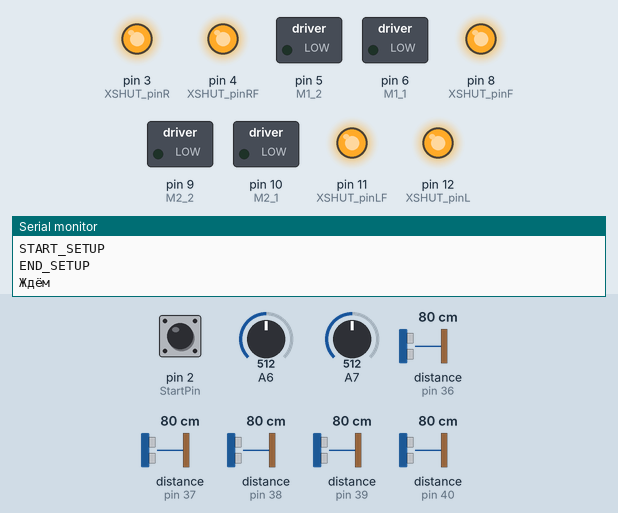
Bench run of a sketch on a simulated Arduino Nano, built with avr-gcc and run on an emulated ATmega328P. Parts: switched loads named in the sketch (green lamp = pin HIGH), output pins drawn as LEDs (lit = HIGH), the last lines printed to the serial monitor. Dashed ring = blinking. The test bench sets the inputs (shaded band); at power-on: pin 2 (StartPin) LOW, A6 = 512, A7 = 512, distance to the obstacle (sensors on pin 36, pin 37, pin 38, pin 39, pin 40) 80 cm.

Above: at 3.3 s.
3.4 s: pin 2 (StartPin) pulled HIGH for 1 s
At 6.1 s:
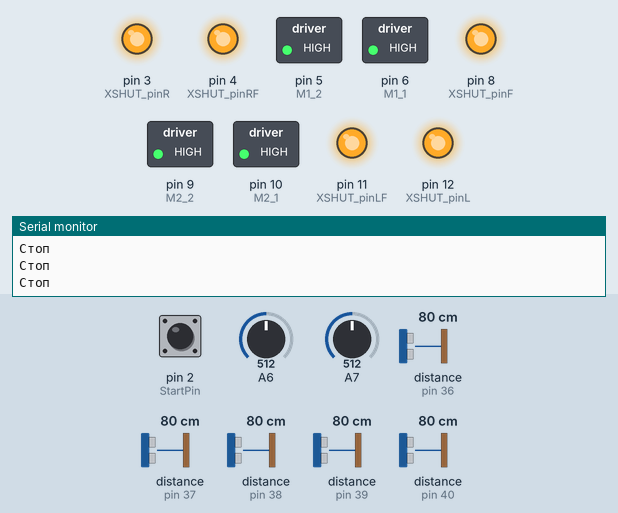
6.4 s: pin 2 (StartPin) pulled HIGH for 3.2 s
At 6.9 s:
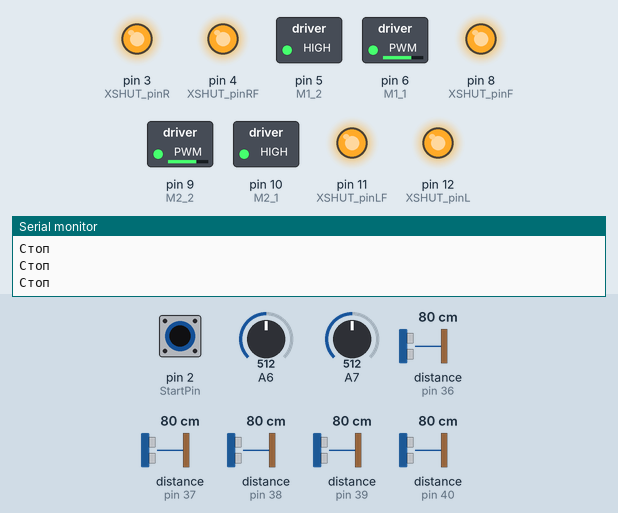
11.1 s: pin 2 (StartPin) pulsed HIGH 2 times (0.12 s each, 0.3 s apart)
At 11.96 s:
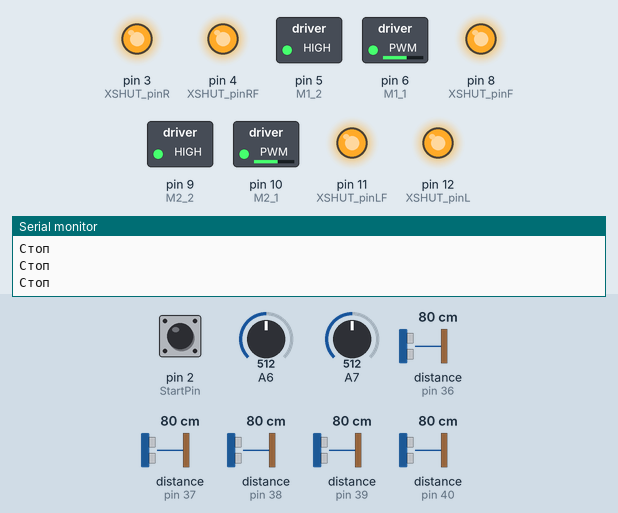
Timing chart, 0 to 14.1 s (numbered marks = the images above; inputs shaded):
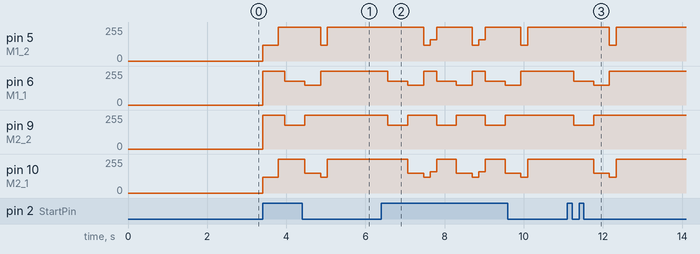

The sketch:

main.ino
```cpp
#include <Wire.h>
#include <VL53L0X.h>
unsigned long timing;

//Адреса лазерных дальномеров
#define SensorL_newAddress 36
#define SensorLF_newAddress 37
#define SensorF_newAddress 38
#define SensorRF_newAddress 39
#define SensorR_newAddress 40

//Порты для управления програмированием адресов лазерных дальномеров
#define XSHUT_pinL 12
#define XSHUT_pinLF 11
#define XSHUT_pinF 8
#define XSHUT_pinRF 4
#define XSHUT_pinR 3

//Порты управления моторами
#define M1_1 6
#define M1_2 5
#define M2_1 10
#define M2_2 9

//Порт для стартового модуля
#define StartPin 2

/*Макрос отладки
  0-рабочий режим
  1-проверка датчиков
  2-проверка моторов
*/
#define OTLADKA 0


//Создание классов для работы с лазерными дальномерами
VL53L0X vlxL; // Левый
VL53L0X vlxLF; //Лево-Передний
VL53L0X vlxF; // Передний
VL53L0X vlxRF; //Право-передний
VL53L0X vlxR; //Правый

//Определение переменных
//Переменные направлений
int napr = 0;
int old_napr = 0;
//Переменные для датчиков линии
int left_L = 0;
int right_L = 0;
//Переменные для лазерных дальномеров
short int L, LF, F, RF, R;

int sensor = 850;
int v_f = 170;
int v_s = 160;
float speed_f = 50;

float k = 1.5;


void setup()
{
  Serial.begin(9600);

  //Конфигурация портов управления моторами
  pinMode(M1_1, OUTPUT);
  pinMode(M1_2, OUTPUT);
  pinMode(M2_1, OUTPUT);
  pinMode(M2_2, OUTPUT);

  //Конфигурация порта стартового модуля
  pinMode(StartPin, INPUT);
  digitalWrite(StartPin, LOW);

  //Запуск шины I2C
  Wire.begin();
  Serial.println("START_SETUP");
  vlx_setup();
  Serial.println("END_SETUP");
  delay(500);
//Общее время после включения 5000мс (см.функцию vlx_setup)
  Serial.println("Ждём");
   digitalWrite(A2, HIGH);
  //Ждем сигнала от стартового модуля
  for (; digitalRead(StartPin) == 0;);
 digitalWrite(A2, LOW);

    vpered();
    delay(400);
    stopm();
    delay(1);


}

void loop()
{
  if (digitalRead(StartPin) == 1) //Проверяем был-ли дан старт с пульта 1-старт, 0-остановка
  {
    //Читаем датчики линии
    read_line();
    //Читаем лазерные датчики
    getVLX();

#if OTLADKA==1//Режим проверки датчиков
    Serial.print("IR_Left->");
    Serial.print(left_L);
    Serial.print(" IR_Right->");
    Serial.print(right_L);
    Serial.print(" L->");
    Serial.print(L);
    Serial.print(" LF->");
    Serial.print(LF);
    Serial.print(" F->");
    Serial.print(F);
    Serial.print(" RF->");
    Serial.print(RF);
    Serial.print(" R->");
    Serial.println(R);

#elif OTLADKA==2//Режим проверки моторов
    vpravo(150);
    delay(2000);
    stopm();
    delay(1000);
    vlevo(150);
    delay(2000);
    stopm();
    delay(1000);
#else//Рабочий режим
    //Serial.println("Рабочий режим");
    control_line(); //Контролируем выезд за границы полигона
    getVLX();
    poisk();//Выполняем поиск робота противника
#endif
  }
  else if (digitalRead(StartPin) == 0) //Нажата кнопка остановки поединка-стартовый модуль посылает 0
  {
    Serial.println("Стоп");
    stopm();
    delay(1);
  }
}
```

motors.ino
```cpp
void vpered() //Движение вперед
{
  digitalWrite(M1_1, HIGH);   //Направление вращения мотора
  digitalWrite(M2_2, HIGH);   //Направление вращения мотора
  analogWrite (M1_2, 120);     //Скорость вращения мотора
  analogWrite (M2_1, 120);     //Скорость вращения мотора
}
void vpered_F(float speed_f) //Движение вперед на максимальной скорости
{
  digitalWrite(M1_1, HIGH);   //Направление вращения мотора
  digitalWrite(M2_2, HIGH);   //Направление вращения мотора
  analogWrite (M1_2, speed_f);      //Скорость вращения мотора
  analogWrite (M2_1, speed_f);      //Скорость вращения мотора
}

void vpered_max() //Движение вперед на максимальной скорости
{
  digitalWrite(M1_1, HIGH);   //Направление вращения мотора
  digitalWrite(M2_2, HIGH);   //Направление вращения мотора
  analogWrite (M1_2, 50);      //Скорость вращения мотора
  analogWrite (M2_1, 50);      //Скорость вращения мотора
}

void nazad() //Движение назад
{
  digitalWrite(M1_2, HIGH);   //Направление вращения мотора
  digitalWrite(M2_1, HIGH);   //Направление вращения мотора
  analogWrite (M1_1, 180);      //Скорость вращения мотора
  analogWrite (M2_2, 180);      //Скорость вращения мотора
}

void vlevo(byte speed_m) //Поворот влево
{
  digitalWrite(M1_1, HIGH);   //Направление вращения мотора
  digitalWrite(M2_1, HIGH);   //Направление вращения мотора
  analogWrite (M1_2, speed_m);      //Скорость вращения мотора
  analogWrite (M2_2, speed_m);      //Скорость вращения мотора
}

void vpravo(byte speed_m) //Поворот вправо
{
  digitalWrite(M1_2, HIGH);   //Направление вращения мотора
  digitalWrite(M2_2, HIGH);   //Направление вращения мотора
  analogWrite (M1_1, speed_m);      //Скорость вращения мотора
  analogWrite (M2_1, speed_m);      //Скорость вращения мотора
}

void stopm()                    //Останов моторов
{
  digitalWrite(M1_1, HIGH);  //Направление вращения мотора
  digitalWrite(M1_2, HIGH);   //Направление вращения мотора
  digitalWrite(M2_1, HIGH);   //Скорость вращения мотора
  digitalWrite(M2_2, HIGH);   //Скорость вращения мотора
}
```

sensors.ino
```cpp
void poisk()
{
  //Робот противника спереди близко
  if (F < 300 && F > 2)
  {

    //if (napr != 12)
    old_napr = napr;
    napr = 12;
    vpered_max();
     while (F > 2 && F < 60) {
      if (speed_f > 30) {
        speed_f = speed_f - k;
        vpered_F(speed_f);
        k = k + 1;
      }
      else {
        vpered_F(30);
      }
    }
    speed_f = 50;
    k = 1;
  }

    //Робот противника спереди далеко
  else if (F < 500 && F >=300)
  {
    //if (napr != 12)
    old_napr = napr;
    napr = 12;
    vpered();
    //stopm();
  }

  else if (R< 500 && R > 2)
  {
    napr = 3;
    vpravo(v_s);
  }
  else if (LF< 500 && LF > 2)
  {
    napr = 11;
    vlevo(v_f);
  }
  //Робот противника слева
  else if (L < 500 && L > 2)
  {
    napr = 9;
    vlevo(v_s);
  }
   /*//Робот противника справа
    else if (RF< 500 && RF > 2)
  {
    napr = 2;
    vpravo(v_f);
  }*/

  //Робот противника не обнаружен
  else if (F>= 500 && R>= 500 && L>= 500  && LF>=500)
  {
    //Робот ещё не видел противника ни разу
    if (napr == 0) {
      vpered_F(160);
    }
    //Раньше робот противника был слева
    else if (napr == 9) vlevo(170);
    //Раньше робот противника был справа
    else if (napr == 3) vpravo(170);
    //Раньше робот противника был спереди
    else if (napr == 12)
    {
      //Робот противника ехал справа
      if (old_napr == 3) vlevo(180);
      //Робот противника ехал слева
      else if (old_napr == 2) vlevo(190);
      else if (old_napr == 9) vpravo(180);
      else if (old_napr == 11) vpravo(190);
      else vpered();
      //Serial.println("Пока не знаю");
    }
  }
}

void read_line()
{
  //Читаем датчики линии
  left_L = analogRead(A7);
  right_L = analogRead(A6);
}
void control_line()
{
  // Действия при выезде робота за границы ринга
  if (right_L < sensor && left_L < sensor)
  {
    stopm();
    nazad();
    delay(500);
    vpravo(150);
    delay(400);
    vpered();
  }
  else if (left_L < sensor && right_L > sensor) //Робот выехал за пределы ринга левым передним углом
  {
    stopm();
    nazad();
    delay(200);
    vpravo(150);
    delay(300);
    vpered();
  }
  else if (right_L < sensor && left_L > sensor) //Робот выехал за пределы ринга правым передним углом
  {
    stopm();
    nazad();
    delay(200);
    vlevo(150);
    delay(300);
    vpered();
  }


}

void getVLX()
{
  //Читаем лазерные датчики и ограничиваем их показания
  L = vlxL.readRangeContinuousMillimeters();
  LF = vlxLF.readRangeContinuousMillimeters();
  F = vlxF.readRangeContinuousMillimeters();
  RF = vlxRF.readRangeContinuousMillimeters();
  R = vlxR.readRangeContinuousMillimeters();
}

void vlx_setup()
{
  //Конфигурация портов для программирования лазерных дальномеров
  pinMode(XSHUT_pinL, OUTPUT);
  pinMode(XSHUT_pinLF, OUTPUT);
  pinMode(XSHUT_pinF, OUTPUT);
  pinMode(XSHUT_pinRF, OUTPUT);
  pinMode(XSHUT_pinR, OUTPUT);


  digitalWrite(XSHUT_pinL, LOW);
  digitalWrite(XSHUT_pinLF, LOW);
  digitalWrite(XSHUT_pinF, LOW);
  digitalWrite(XSHUT_pinRF, LOW);
  digitalWrite(XSHUT_pinR, LOW);
  delay(10);

  digitalWrite(XSHUT_pinL, HIGH);
  delay(100);
  vlxL.setAddress(SensorL_newAddress);
  vlxL.init();

  digitalWrite(XSHUT_pinLF, HIGH);
  delay(100);
  vlxLF.setAddress(SensorLF_newAddress);
  vlxLF.init();

  digitalWrite(XSHUT_pinF, HIGH);
  delay(100);
  vlxF.setAddress(SensorF_newAddress);
  vlxF.init();

  digitalWrite(XSHUT_pinRF, HIGH);
  delay(100);
  vlxRF.setAddress(SensorRF_newAddress);
  vlxRF.init();

  digitalWrite(XSHUT_pinR, HIGH);
  delay(100);
  vlxR.setAddress(SensorR_newAddress);
  vlxR.init();

  delay(1500);
  vlxL.setTimeout(50);
  vlxLF.setTimeout(50);
  vlxF.setTimeout(50);
  vlxRF.setTimeout(50);
  vlxR.setTimeout(50);

  vlxL.startContinuous();
  vlxLF.startContinuous();
  vlxF.startContinuous();
  vlxRF.startContinuous();
  vlxR.startContinuous();
}
```

Measured:
- after the input at 3.4 s, pin 5 (M1_2): 0/255 → 120/255 at once, → 255/255 0.40 s later, → 120/255 1.1 s later, → 255/255 0.17 s later; pin 6 (M1_1): 0/255 → 255/255 at once, → 180/255 0.57 s later, → 150/255 0.50 s later, → 255/255 0.40 s later
- after the input at 6.4 s, pin 5 (M1_2): 255/255 → 120/255 after 1.1 s, then repeats every 1.2 s: 160/255 0.17 s, 255/255 0.90 s, 120/255 0.17 s; pin 6 (M1_1): 255/255 → 180/255 after 0.17 s, then repeats every 1.2 s: 150/255 0.40 s, 255/255 0.33 s, 180/255 0.50 s
- after the input at 11.1 s, pin 5 (M1_2): 255/255 → 120/255 after 1.1 s, → 255/255 0.17 s later; pin 6 (M1_1): 255/255 → 180/255 after 0.17 s, → 150/255 0.50 s later, → 255/255 0.40 s later; pin 9 (M2_2): 255/255 → 180/255 after 0.17 s, → 255/255 0.50 s later; pin 10 (M2_1): 255/255 → 150/255 after 0.67 s, → 120/255 0.40 s later, → 255/255 0.17 s later
